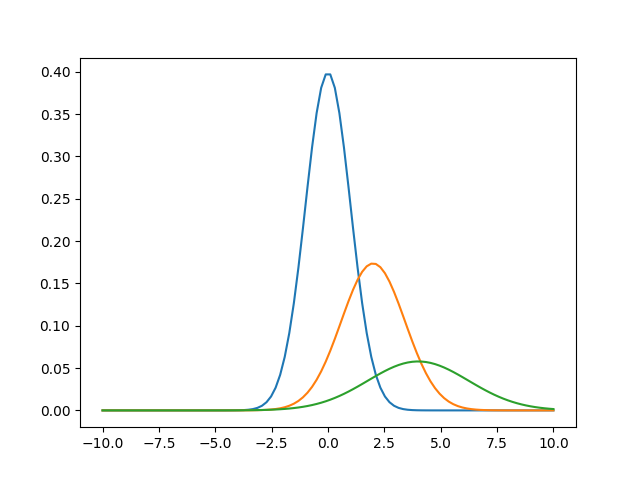

Source code (Python):
import pylab
import numpy as np
from math import sqrt, pow

a = 1
hb = 1
m = 1
k0 = 1
tau = 2*m*a**2/hb
L = 10

def Psi(x, t):
    return 1/(sqrt(2*np.pi)*a*pow(1+t**2/tau**2, 1.2))*np.exp(-pow(x-hb*k0*t/m,2)/(2*a**2*(1+t**2/tau**2)))

pylab.plot(np.linspace(-L, L, 100), [Psi(x, 0) for x in np.linspace(-L, L, 100)])
pylab.plot(np.linspace(-L, L, 100), [Psi(x, tau) for x in np.linspace(-L, L, 100)])
pylab.plot(np.linspace(-L, L, 100), [Psi(x, 2*tau) for x in np.linspace(-L, L, 100)])
pylab.savefig("hw7.png")
# pylab.show()




